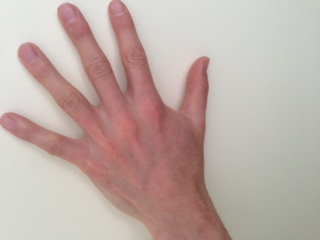
%> input picture SampleICAE/hands1.jpg, 320 x 240 px
$ octave filt.m   (GNU Octave 9; MATLAB toolbox functions it lacks are replaced by stand-ins)
%> lines starting %> are read from the running program, lines starting %| are printed output that depends on the picture
hd1=imread("hands1.jpg");
%> hd1 is the input picture: size 240x320x3 uint8; mean R, G, B 190.7, 172.4, 165.9
subplot(2,3,1);
imshow(hd1); axis image;

hd2=imread("hands2.jpg");
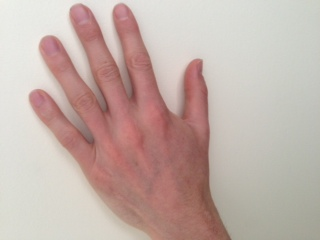
%> input picture SampleICAE/hands2.jpg, 320 x 240 px
%> hd2 is the input picture: size 240x320x3 uint8; mean R, G, B 195.1, 175.5, 168.5
subplot(2,3,2);
imshow(hd2);
% [50 lines of commented-out code are left out]


function results = DifferenceImage(Img1, Img2)
    results=abs(Img1-Img2);
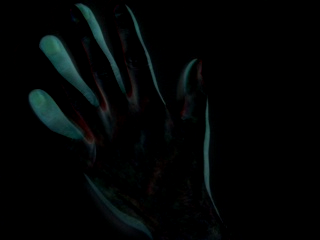
%> results: size 240x320x3 uint8; mean R, G, B 2.6, 5.1, 5.1
end

c = DifferenceImage(hd1, hd2);
subplot(2,3,4);
imshow(c);
